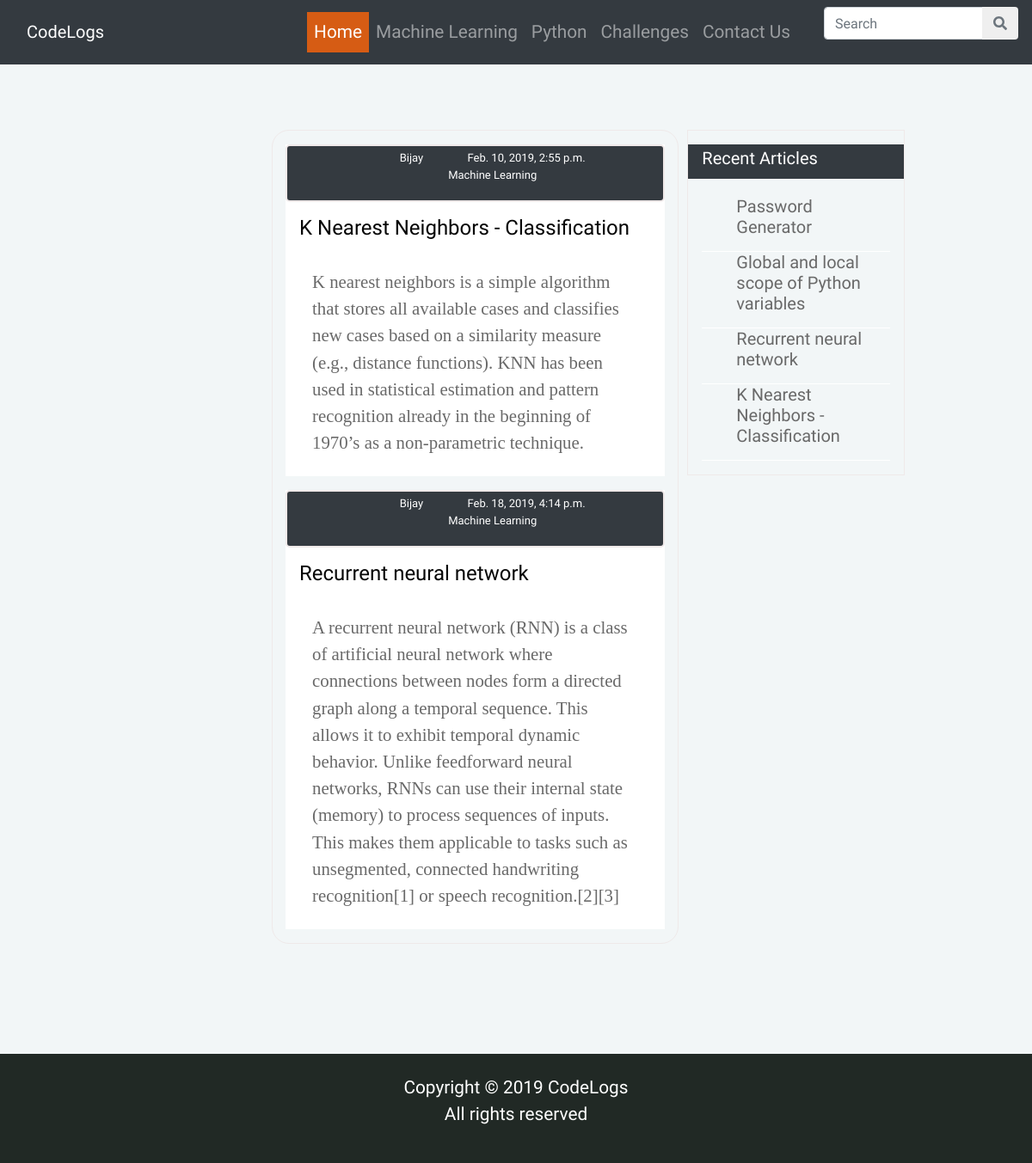
Screenshot of /home/machinelearning/ with the database file from the repository.
### geeks_app/models.py (models this page shows, shortened)
class DateTimeModel(models.Model):
    created_at = models.DateTimeField(auto_now_add=True, auto_now=False, )
    updated_at = models.DateTimeField(auto_now_add=False, auto_now=True, )
    deleted_at = models.DateTimeField(null=True, blank=True)
    class Meta:
        abstract = True

class Post(DateTimeModel):
    category = models.ForeignKey(
        Category, blank=True, null=True, related_name="Category")
    subcategory = models.ManyToManyField(
        Category, blank=True, related_name="Sub_Category")
    title = models.CharField(max_length=500)
    description = models.TextField(blank=True, null=True)
    photo = ProcessedImageField(upload_to='gallery_folder/', processors=[ResizeToFit(1000, 500)],
                                format='JPEG', options={'quality': 80}, null=True, blank=True)
    photo_caption = models.CharField(max_length=200, blank=True, null=True)
    content = models.TextField(blank=True, null=True)
    author = models.ForeignKey(Author, blank=True, null=True)
    publish = models.BooleanField(default=False)
    slug = models.CharField(blank=True, null=True, max_length=150, unique=True)
    class Meta:
        verbose_name = "Post"
        verbose_name_plural = "Posts"

class Author(DateTimeModel):
    name = models.CharField(max_length=40, blank=True, null=True)
    description = models.TextField(blank=True, null=True)
    photo = models.ImageField(blank=True, null=True)
    priority = models.IntegerField(default=0)
    class Meta:
        ordering = (
            '-priority',
        )

class Category(DateTimeModel):
    name = models.CharField(max_length=40)
    parent = models.ForeignKey(
        'self', related_name="children", null=True, blank=True)
    slug = models.CharField(blank=True, null=True, max_length=150, unique=True)
    class Meta:
        verbose_name = "Category"
        verbose_name_plural = "Categories"

### geeks_app/views_frontend.py (the view)
class MachineLearningHome(FrontendMixin,TemplateView):
    template_name = 'geeks_app/frontend_geeks/machine_learning.html'
    def get_context_data(self,**kwargs):
        context = super().get_context_data(**kwargs)
        if Post.objects.filter(deleted_at__isnull=True).count() > 0:
            machinelearning_id = Category.objects.get(name='Machine Learning').id
            context["machinelearning_object"] = Post.objects.filter(category=machinelearning_id, publish=True, deleted_at__isnull=True)[:10]
            context['mostrecentpost'] = Post.objects.filter(publish=True, deleted_at__isnull=True).order_by('-created_at')[:10]
        else:
            context = []
        return context

### geeks_app/templates/geeks_app/frontend_geeks/machine_learning.html (shortened to what this page needs)
{% extends 'geeks_app/frontend_geeks/base.html' %} {% load static %}{% load thumbnail %}
{% block body %}
<section class="m-3 p-3">
    <div class="container-fluid">
         <div class="row">
             <div class="col-md-3">
             </div>
             <div class="col-md-5 my-3" style="border:solid 1px #efe9e9; border-radius:20px;">
                {%for post in machinelearning_object%}
               <div class="container my-3" style="background-color: #ffffff;">
                   <div class="row px-5 py-1 bg-dark" style="text-align:center; font-size: 13px; color: #ffffff; border:solid 2px #efe9e9;border-radius:5px;">
                       <ul class="">
                           <li class="px-4 py-3" style="display:inline;">{{post.author.name}}</li>
                           <li class="px-4 py-3" style="display:inline">{{post.created_at}}</li>
                           <li class="px-4 py-3" style="display:inline">{{post.category.name}}</li>
                       </ul>
                   </div>
                   <div class="row my-3 px-3">
                       <a href="{% url 'geeks_app:geeks_frontend:post_detail' post.id %}" style="text-decoration:none; color:#060606;"><h4>{{post.title}}</h4></a>
                   </div>
                    <div class="px-3 py-2"style="background-color: #ffffff;">
                            <p style="font-family: 'PTSerif'; font-size: 1.3rem; color:#696969">
                                {{post.description|safe}}
                            </p>
                    </div>
               </div>
               {%endfor%}
             </div>
             <div class="col-md-4">
                 <div class="row my-3">
                     <div class="col-md-8" style="border:solid 1px #efe9e9; margin-left: 10px;">
                       <div class="row px-3 py-1 mt-3 mb-1 bg-dark" style="color:#ffffff;text-align:center">
                           <h5 style="text-align:center;">Recent Articles</h5>
                       </div>
                       <div class="row py-3 px-3">
                        {%for recent in mostrecentpost%}
                        <div style="border-bottom:solid 1px white">
                           <ul>
                               <li><a href="{% url 'geeks_app:geeks_frontend:post_detail' recent.id %}" style="text-decoration:none;color:#696969;"><h5>{{recent.title}}</h5></a></li>
                           </ul>
                        </div>
                        {%endfor%}
                       </div>
                     </div>
                 </div>
                     <div class="col-md-4">
                     </div>
                 </div>
             </div>
         </div>
</section>
{%endblock%}

### geeks_app/static/geeks_app/css/style.css (style rules this page uses)
* { font-family: 'Mukta', sans-serif; }
body { margin: 0; font-size: 28px; font-family: 'Mukta', sans-serif; }
ul { list-style-type: none; }
body { font-family: 'Mukta', sans-serif !important; }

### rows the page displays
Post: author.name "Bijay", created_at "Feb. 10, 2019, 2:55 p.m.", category.name "Machine Learning", title "K Nearest Neighbors - Classification", description "K nearest neighbors is a simple algorithm that stores all available cases and classifies new cases based on a similarity measure (e.g., distance functions). KNN has been used in statistical estimation and pattern recognition already in the beginning of 1970’s as a non-parametric technique."
Post: author.name "Bijay", created_at "Feb. 18, 2019, 4:14 p.m.", category.name "Machine Learning", title "Recurrent neural network", description "A recurrent neural network (RNN) is a class of artificial neural network where connections between nodes form a directed graph along a temporal sequence. This allows it to exhibit temporal dynamic behavior. Unlike feedforward neural networks, RNNs can use their internal state (memory) to process sequences of inputs. This makes them applicable to tasks such as unsegmented, connected handwriting recognition[1] or speech recognition.[2][3]"
Post: title "Password Generator"
Post: title "Global and local scope of Python variables"
